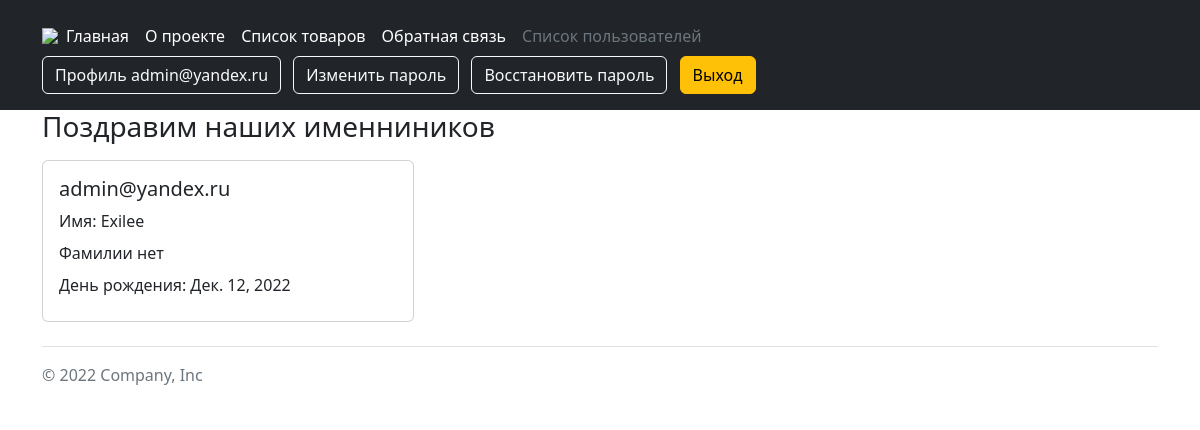
Screenshot of /auth/2/ with the database file from the repository.
### users/models.py (models this page shows)
class CustomUser(AbstractUser):
    objects = UserManager()
    username = models.CharField('username', max_length=150)
    email = models.EmailField('email address', unique=True)
    USERNAME_FIELD = 'email'
    REQUIRED_FIELDS = ['username']
    birthday = models.DateField(
        'день рождения',
        blank=True,
        null=True,
    )

### users/views.py (the view)
class User_detail(View):
    def get(self, request, pk):
        user = get_object_or_404(CustomUser, pk=pk)
        context = {
            'user': user,
        }
        return render(request, 'users/user_detail.html', context)

### users/context_processors.py (called while the page is built)
def get_birthday_user(request):
    birthday_users = CustomUser.objects.filter(birthday=date.today()).only(
        'email',
        'username'
    )
    return {'birthday_users': birthday_users}

### templates/users/user_detail.html
{% extends 'base.html' %}
{% load static %}
{% block content %}
    <div class="container">
        {% include "includes/user_card.html" %}
    </div>
{% endblock %}

### templates/includes/header.html
{% load static %}
<header class="p-3 text-bg-dark">
    <div class="container">
      <div class="d-flex flex-wrap align-items-center justify-content-center justify-content-lg-start">
        <a href="/" class="d-flex align-items-center mb-2 mb-lg-0 text-white text-decoration-none">
          <img src="{% static 'favicon_package/logo.svg' %}"
        </a>
        <ul class="nav col-12 col-lg-auto me-lg-auto mb-2 justify-content-center mb-md-0">
          {% with request.resolver_match.view_name as view_name %}
            {% if view_name == 'homepage:home' %}
              <li><a href="{% url 'homepage:home' %}" class="nav-link px-2 text-secondary">Главная</a></li>
            {% else %}
              <li><a href="{% url 'homepage:home' %}" class="nav-link px-2 text-white">Главная</a></li>
            {% endif %}
            {% if view_name == 'about:description' %}
              <li><a href="{% url 'about:description' %}" class="nav-link px-2 text-secondary">О проекте</a></li>
            {% else %}
              <li><a href="{% url 'about:description' %}" class="nav-link px-2 text-white">О проекте</a></li>
            {% endif %}
            {% if view_name == 'catalog:item_list' or view_name == 'catalog:item_detail'%}
              <li><a href="{% url 'catalog:item_list' %}" class="nav-link px-2 text-secondary">Список товаров</a></li>
            {% else %}
              <li><a href="{% url 'catalog:item_list' %}" class="nav-link px-2 text-white">Список товаров</a></li>
            {% endif %}
            {% if view_name == 'feedback:feedback' or view_name == 'feedback:feedback'%}
              <li><a href="{% url 'feedback:feedback' %}" class="nav-link px-2 text-secondary">Обратная связь</a></li>
            {% else %}
              <li><a href="{% url 'feedback:feedback' %}" class="nav-link px-2 text-white">Обратная связь</a></li>
            {% endif %}
            {% if user.is_staff %}
              {% if view_name == 'users:user_list' or view_name == 'users:user_detail'%}
                <li><a href="{% url 'users:user_list' %}" class="nav-link px-2 text-secondary">Список пользователей</a></li>
              {% else %}
                <li><a href="{% url 'users:user_list' %}" class="nav-link px-2 text-white">Список пользователей</a></li>
              {% endif %}
            {% endif %}
          {% endwith %}
        </ul>
        <div class="text-end">
          {% if user.is_authenticated %}
            <a type="button" class="btn btn-outline-light me-2" href="{% url 'users:profile' %}">Профиль {{ user.email }}</a>
            <a type="button" class="btn btn-outline-light me-2" href="{% url 'users:password_change' %}">Изменить пароль</a>
            <a type="button" class="btn btn-outline-light me-2" href="{% url 'users:password_reset' %}">Восстановить пароль</a>
            <a type="button" class="btn btn-warning" href="{% url 'users:logout' %}">Выход</a>
          {% else %}
            <a type="button" class="btn btn-outline-light me-2" href="{% url 'users:login' %}">Войти</a>
            <a type="button" class="btn btn-warning" href="{% url 'users:signup' %}">Зарегистрироваться</a>
          {% endif %}
        </div>
      </div>
    </div>
</header>

### templates/includes/user_card.html
{% with request.resolver_match.view_name as view_name %}
<div class="card user col-4 my-3">
    <div class="card-body">
        {% if view_name == 'users:user_list' %}
            <h5 class="card-title">{{ user.email }}</h5>
        {% else %}
            <h5>{{ user.email }}</h5>
            {% if  user.first_name %}
                <p class="card-title">Имя: {{ user.first_name }}</p>
            {% else %}
                <p class="card-title">Имени нет</p>
            {% endif %}
            {% if  user.last_name %}
                <p class="card-title">Фамилия: {{ user.last_name }}</p>
            {% else %}
                <p class="card-title">Фамилии нет</p>
            {% endif %}
            {% if  user.birthday %}
                <p class="card-title">День рождения: {{ user.birthday }}</p>
            {% else %}
                <p class="card-title">Дня рождения нет</p>
            {% endif %}
        {% endif %}
    </div>
</div>
{% endwith %}

### rows the page displays
CustomUser: email "admin@yandex.ru", first_name "Exilee", birthday "Дек. 12, 2022"
